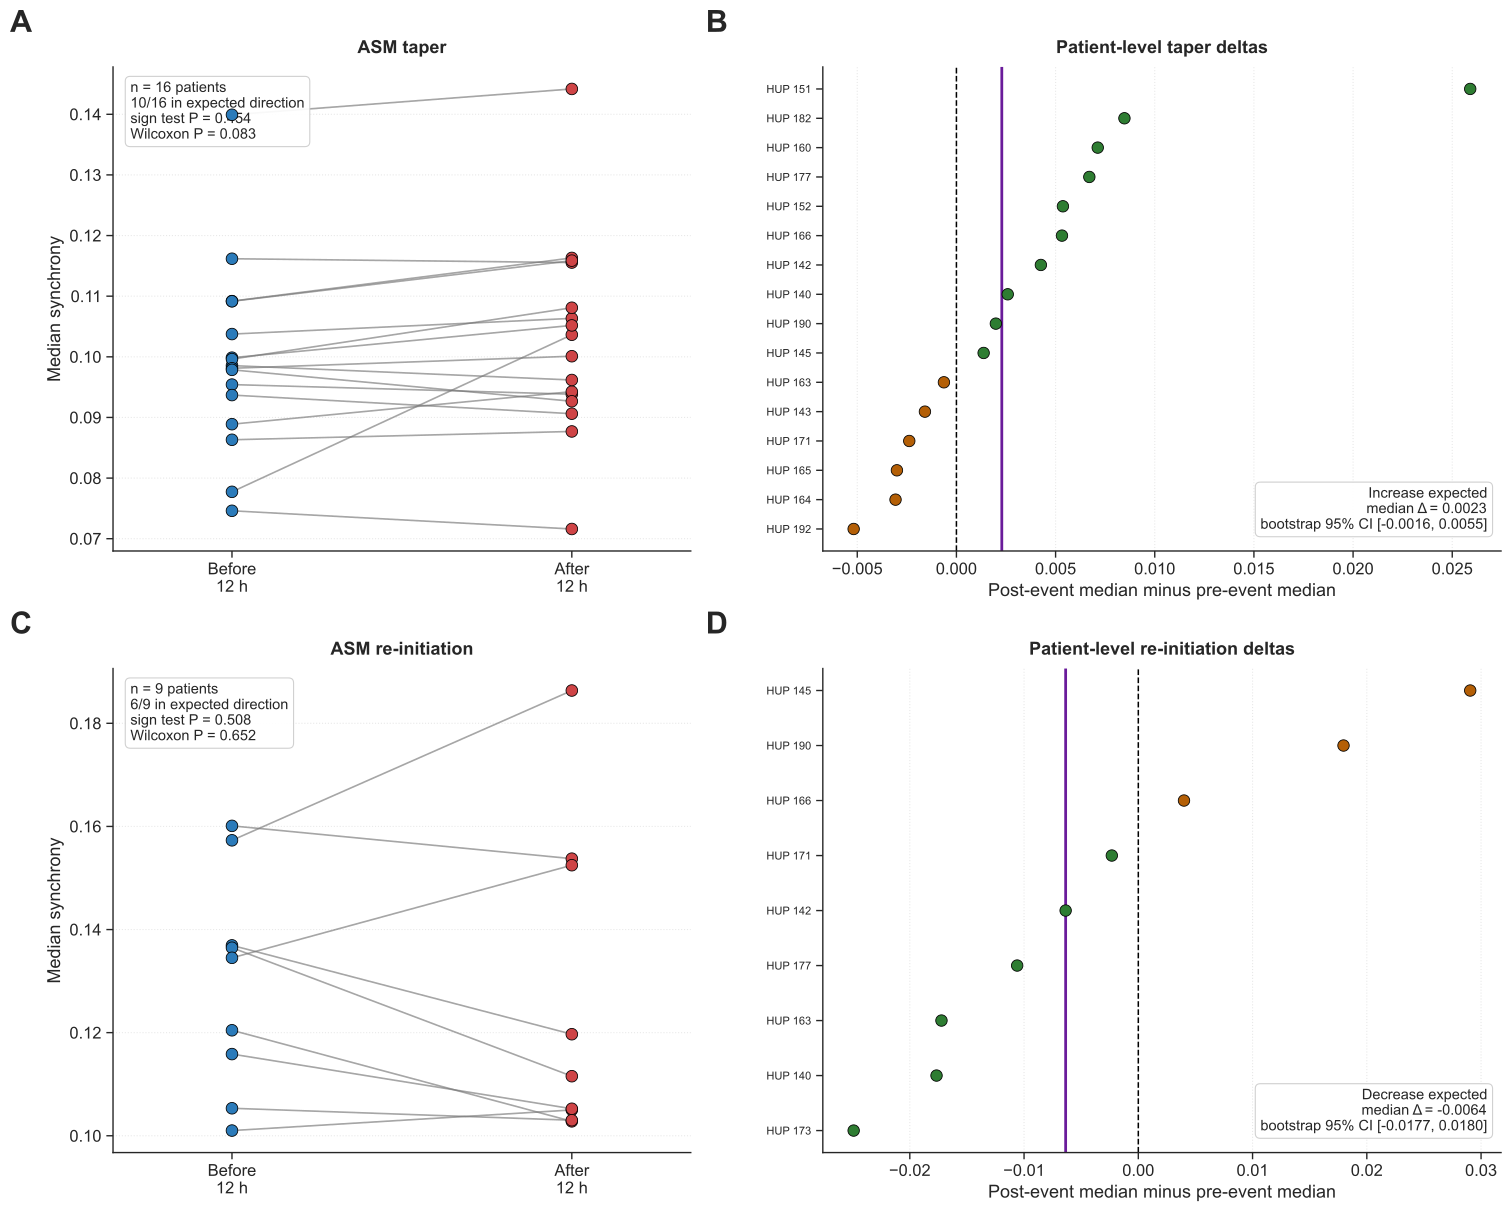

Here is the Python script that generated this plot:
"""Figure 2 revision: patient-level ASM taper/re-initiation event analysis.

This script replaces the previous window-level Mann-Whitney inference with
paired patient-level summaries. Each patient contributes one median synchrony
value from the 12 hours before the medication-change threshold and one median
synchrony value from the 12 hours after the threshold.

Run with:
    conda run -n cnt python brain_r2/figure_2.py
or, with the env active:
    python brain_r2/figure_2.py
"""

from __future__ import annotations

import os
import warnings

os.environ.setdefault("MPLCONFIGDIR", "/private/tmp/asm_synchrony_matplotlib")

import matplotlib.pyplot as plt
import numpy as np
import pandas as pd
import seaborn as sns
from scipy.stats import binomtest, wilcoxon

warnings.filterwarnings("ignore", category=UserWarning)


SCRIPT_DIR = os.path.dirname(os.path.abspath(__file__))
DATA_PATH = os.path.normpath(os.path.join(SCRIPT_DIR, "..", "..", "cnt-data"))
TABLES_PATH = os.path.join(DATA_PATH, "giant_new_tables")
ANNOTATION_CSV = os.path.join(DATA_PATH, "taper_annotations.csv")

WINDOW_MINUTES = 12 * 60
N_BOOT = 10000
RNG_SEED = 20260430

OUT_PNG = os.path.join(SCRIPT_DIR, "figure_2.png")
OUT_PDF = os.path.join(SCRIPT_DIR, "figure_2.pdf")
OUT_SUMMARY_CSV = os.path.join(SCRIPT_DIR, "figure_2_patient_summaries.csv")
OUT_STATS_CSV = os.path.join(SCRIPT_DIR, "figure_2_stats.csv")


def format_pvalue(p_value: float) -> str:
    if not np.isfinite(p_value):
        return "P = NA"
    if p_value < 1e-4:
        return f"P = {p_value:.1e}"
    if p_value < 1e-3:
        return f"P = {p_value:.4f}"
    return f"P = {p_value:.3f}"


def load_annotations(event_type: str) -> pd.DataFrame:
    annotations = pd.read_csv(ANNOTATION_CSV)
    if event_type == "taper":
        out = annotations.dropna(subset=["taper_start_hr"]).copy()
        out = out[["hup_id", "taper_start_hr"]].rename(
            columns={"taper_start_hr": "event_start_hr"}
        )
    elif event_type == "reinitiation":
        out = annotations.dropna(subset=["reinit_start_hr"]).copy()
        # Mirrors the R1 analysis cohort: HUP 152 was excluded from the
        # re-initiation panel, yielding the manuscript's nine-patient sample.
        out = out[out["hup_id"] != 152]
        out = out[["hup_id", "reinit_start_hr"]].rename(
            columns={"reinit_start_hr": "event_start_hr"}
        )
    else:
        raise ValueError(f"Unknown event_type: {event_type}")
    out["hup_id"] = out["hup_id"].astype(int)
    return out.sort_values("hup_id").reset_index(drop=True)


def patient_table_path(hup_id: int) -> str:
    return os.path.join(TABLES_PATH, f"HUP_{hup_id}.csv")


def load_patient_table(hup_id: int) -> pd.DataFrame:
    path = patient_table_path(hup_id)
    if not os.path.exists(path):
        raise FileNotFoundError(path)
    cols = ["emu_minute", "synchrony_broadband", "had_seizure"]
    df = pd.read_csv(path, usecols=cols, low_memory=False)
    return df.sort_values("emu_minute").reset_index(drop=True)


def summarize_event(row: pd.Series, event_type: str) -> dict[str, float | int | str]:
    hup_id = int(row["hup_id"])
    event_minute = float(row["event_start_hr"]) * 60.0
    df = load_patient_table(hup_id)

    pre = df[
        (df["emu_minute"] >= event_minute - WINDOW_MINUTES)
        & (df["emu_minute"] < event_minute)
    ].copy()
    post = df[
        (df["emu_minute"] >= event_minute)
        & (df["emu_minute"] < event_minute + WINDOW_MINUTES)
    ].copy()

    pre_sync = pre["synchrony_broadband"].dropna().to_numpy(dtype=float)
    post_sync = post["synchrony_broadband"].dropna().to_numpy(dtype=float)
    if len(pre_sync) == 0 or len(post_sync) == 0:
        raise ValueError(
            f"HUP {hup_id} has insufficient synchrony data around {event_type}"
        )

    pre_median = float(np.median(pre_sync))
    post_median = float(np.median(post_sync))
    return {
        "event_type": event_type,
        "hup_id": hup_id,
        "event_start_hr": float(row["event_start_hr"]),
        "event_start_minute": event_minute,
        "pre_median_synchrony": pre_median,
        "post_median_synchrony": post_median,
        "delta_synchrony": post_median - pre_median,
        "n_pre_segments": int(len(pre_sync)),
        "n_post_segments": int(len(post_sync)),
        "pre_seizure_segments": int((pre["had_seizure"] >= 1).sum()),
        "post_seizure_segments": int((post["had_seizure"] >= 1).sum()),
    }


def build_event_summaries(event_type: str) -> pd.DataFrame:
    rows = [
        summarize_event(row, event_type)
        for _, row in load_annotations(event_type).iterrows()
    ]
    return pd.DataFrame(rows)


def bootstrap_ci(values: np.ndarray, statistic=np.median) -> tuple[float, float]:
    rng = np.random.default_rng(RNG_SEED)
    values = np.asarray(values, dtype=float)
    boot = np.empty(N_BOOT, dtype=float)
    for i in range(N_BOOT):
        boot[i] = statistic(rng.choice(values, size=len(values), replace=True))
    return float(np.percentile(boot, 2.5)), float(np.percentile(boot, 97.5))


def event_stats(df: pd.DataFrame, expected_direction: str) -> dict[str, float | int | str]:
    deltas = df["delta_synchrony"].to_numpy(dtype=float)
    n_positive = int(np.sum(deltas > 0))
    n_negative = int(np.sum(deltas < 0))
    n_zero = int(np.sum(deltas == 0))
    n_nonzero = n_positive + n_negative

    if expected_direction == "increase":
        n_expected = n_positive
        n_opposite = n_negative
    elif expected_direction == "decrease":
        n_expected = n_negative
        n_opposite = n_positive
    else:
        raise ValueError(f"Unknown direction: {expected_direction}")

    sign_p = (
        float(binomtest(n_expected, n_nonzero, p=0.5).pvalue)
        if n_nonzero > 0
        else float("nan")
    )

    try:
        wilcoxon_result = wilcoxon(
            deltas,
            zero_method="wilcox",
            alternative="two-sided",
            method="exact",
        )
        wilcoxon_p = float(wilcoxon_result.pvalue)
        wilcoxon_stat = float(wilcoxon_result.statistic)
    except ValueError:
        wilcoxon_p = float("nan")
        wilcoxon_stat = float("nan")

    med_ci_low, med_ci_high = bootstrap_ci(deltas, statistic=np.median)
    mean_ci_low, mean_ci_high = bootstrap_ci(deltas, statistic=np.mean)

    return {
        "event_type": str(df["event_type"].iloc[0]),
        "n_patients": int(len(df)),
        "expected_direction": expected_direction,
        "n_expected_direction": n_expected,
        "n_opposite_direction": n_opposite,
        "n_positive_delta": n_positive,
        "n_negative_delta": n_negative,
        "n_zero_delta": n_zero,
        "median_delta": float(np.median(deltas)),
        "mean_delta": float(np.mean(deltas)),
        "median_delta_ci_low": med_ci_low,
        "median_delta_ci_high": med_ci_high,
        "mean_delta_ci_low": mean_ci_low,
        "mean_delta_ci_high": mean_ci_high,
        "sign_test_p_two_sided": sign_p,
        "wilcoxon_statistic": wilcoxon_stat,
        "wilcoxon_p_two_sided": wilcoxon_p,
    }


def plot_paired(ax: plt.Axes, df: pd.DataFrame, stats: dict, title: str) -> None:
    before_color = "#2b7bba"
    after_color = "#cf4446"
    line_color = "#777777"

    for i, row in df.reset_index(drop=True).iterrows():
        y = [row["pre_median_synchrony"], row["post_median_synchrony"]]
        ax.plot([0, 1], y, color=line_color, linewidth=1.2, alpha=0.65, zorder=1)
        ax.scatter(0, y[0], s=70, color=before_color, edgecolor="black", linewidth=0.6, zorder=5)
        ax.scatter(1, y[1], s=70, color=after_color, edgecolor="black", linewidth=0.6, zorder=5)

    ax.set_xlim(-0.35, 1.35)
    ax.set_xticks([0, 1])
    ax.set_xticklabels(["Before\n12 h", "After\n12 h"])
    ax.set_ylabel("Median synchrony")
    ax.set_title(title, fontweight="bold", pad=10)
    ax.grid(axis="y", linestyle=":", alpha=0.45)
    ax.spines["top"].set_visible(False)
    ax.spines["right"].set_visible(False)

    sign_p = format_pvalue(float(stats["sign_test_p_two_sided"]))
    wilcoxon_p = format_pvalue(float(stats["wilcoxon_p_two_sided"]))
    annotation = (
        f"n = {stats['n_patients']} patients\n"
        f"{stats['n_expected_direction']}/{stats['n_patients']} in expected direction\n"
        f"sign test {sign_p}\n"
        f"Wilcoxon {wilcoxon_p}"
    )
    ax.text(
        0.03,
        0.97,
        annotation,
        transform=ax.transAxes,
        ha="left",
        va="top",
        fontsize=10.5,
        bbox=dict(boxstyle="round,pad=0.35", facecolor="white", alpha=0.92, edgecolor="#cccccc"),
    )


def plot_deltas(ax: plt.Axes, df: pd.DataFrame, stats: dict, title: str, expected: str) -> None:
    plot_df = df.sort_values("delta_synchrony").reset_index(drop=True)
    y = np.arange(len(plot_df))
    if expected == "increase":
        colors = np.where(plot_df["delta_synchrony"] > 0, "#2e7d32", "#b45f06")
        expected_label = "Increase"
    else:
        colors = np.where(plot_df["delta_synchrony"] < 0, "#2e7d32", "#b45f06")
        expected_label = "Decrease"

    ax.axvline(0, color="black", linestyle="--", linewidth=1.1, zorder=1)
    ax.scatter(
        plot_df["delta_synchrony"],
        y,
        s=68,
        color=colors,
        edgecolor="black",
        linewidth=0.6,
        zorder=5,
    )
    ax.set_yticks(y)
    ax.set_yticklabels([f"HUP {pid}" for pid in plot_df["hup_id"]], fontsize=8)
    ax.set_xlabel("Post-event median minus pre-event median")
    ax.set_title(title, fontweight="bold", pad=10)
    ax.grid(axis="x", linestyle=":", alpha=0.45)
    ax.spines["top"].set_visible(False)
    ax.spines["right"].set_visible(False)

    median_delta = float(stats["median_delta"])
    ci_low = float(stats["median_delta_ci_low"])
    ci_high = float(stats["median_delta_ci_high"])
    ax.axvline(median_delta, color="#6a1b9a", linewidth=2.0, zorder=2)
    ax.text(
        0.98,
        0.04,
        f"{expected_label} expected\n"
        f"median Δ = {median_delta:.4f}\n"
        f"bootstrap 95% CI [{ci_low:.4f}, {ci_high:.4f}]",
        transform=ax.transAxes,
        ha="right",
        va="bottom",
        fontsize=10.5,
        bbox=dict(boxstyle="round,pad=0.35", facecolor="white", alpha=0.92, edgecolor="#cccccc"),
    )


def plot_figure(taper_df: pd.DataFrame, reinit_df: pd.DataFrame, stats_df: pd.DataFrame) -> None:
    sns.set_theme(style="ticks", context="paper", font_scale=1.35)
    fig, axes = plt.subplots(
        2,
        2,
        figsize=(15, 12),
        dpi=300,
        constrained_layout=True,
        gridspec_kw={"width_ratios": [0.92, 1.08]},
    )

    taper_stats = stats_df[stats_df["event_type"] == "taper"].iloc[0].to_dict()
    reinit_stats = stats_df[stats_df["event_type"] == "reinitiation"].iloc[0].to_dict()

    plot_paired(axes[0, 0], taper_df, taper_stats, "ASM taper")
    plot_deltas(axes[0, 1], taper_df, taper_stats, "Patient-level taper deltas", "increase")
    plot_paired(axes[1, 0], reinit_df, reinit_stats, "ASM re-initiation")
    plot_deltas(
        axes[1, 1],
        reinit_df,
        reinit_stats,
        "Patient-level re-initiation deltas",
        "decrease",
    )

    for label, ax in zip(["A", "B", "C", "D"], axes.ravel()):
        ax.text(
            -0.14,
            1.06,
            label,
            transform=ax.transAxes,
            fontsize=22,
            fontweight="bold",
            va="bottom",
            ha="right",
        )

    fig.savefig(OUT_PNG, dpi=300, bbox_inches="tight")
    fig.savefig(OUT_PDF, bbox_inches="tight")


def print_stats(stats_df: pd.DataFrame) -> None:
    for _, row in stats_df.iterrows():
        print(f"\n{row['event_type'].upper()}")
        print(
            f"  n = {int(row['n_patients'])}; "
            f"{int(row['n_expected_direction'])}/{int(row['n_patients'])} "
            f"in expected direction ({row['expected_direction']})"
        )
        print(
            f"  median delta = {row['median_delta']:.6f} "
            f"(bootstrap 95% CI {row['median_delta_ci_low']:.6f}, "
            f"{row['median_delta_ci_high']:.6f})"
        )
        print(
            f"  sign test: {format_pvalue(row['sign_test_p_two_sided'])}; "
            f"Wilcoxon signed-rank: {format_pvalue(row['wilcoxon_p_two_sided'])}"
        )


def main() -> None:
    print(f"Tables: {TABLES_PATH}")
    print(f"Annotations: {ANNOTATION_CSV}")
    print(f"Window: {WINDOW_MINUTES} minutes before/after event")

    taper_df = build_event_summaries("taper")
    reinit_df = build_event_summaries("reinitiation")
    summary_df = pd.concat([taper_df, reinit_df], ignore_index=True)

    stats_df = pd.DataFrame(
        [
            event_stats(taper_df, expected_direction="increase"),
            event_stats(reinit_df, expected_direction="decrease"),
        ]
    )

    summary_df.to_csv(OUT_SUMMARY_CSV, index=False)
    stats_df.to_csv(OUT_STATS_CSV, index=False)
    plot_figure(taper_df, reinit_df, stats_df)

    print_stats(stats_df)
    print("\nSaved:")
    print(f"  {OUT_PNG}")
    print(f"  {OUT_PDF}")
    print(f"  {OUT_SUMMARY_CSV}")
    print(f"  {OUT_STATS_CSV}")


if __name__ == "__main__":
    main()
